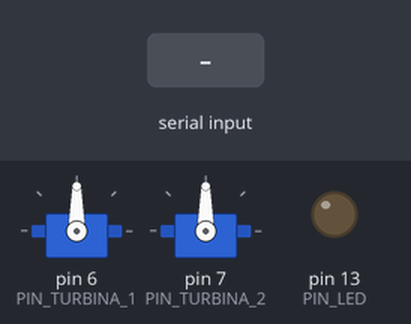
Recording of a sketch running on a simulated Arduino Uno, built with avr-gcc and run on an emulated ATmega328P. Shown: 2 × servo, output pins drawn as LEDs (lit = HIGH). The inputs (shaded band) are chosen by the test bench. What the sketch prints to the serial monitor is not drawn.

Above: at 1.2 s.
1.3 s: "T1:65\n" received over Serial
At 1.8 s:
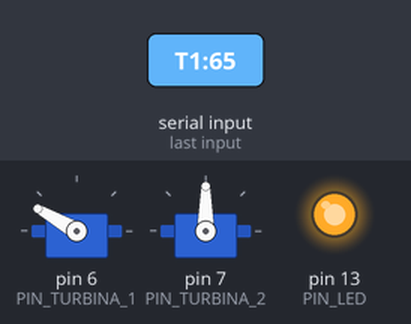
2.8 s: "T2:85\n" received over Serial
At 4.0 s:
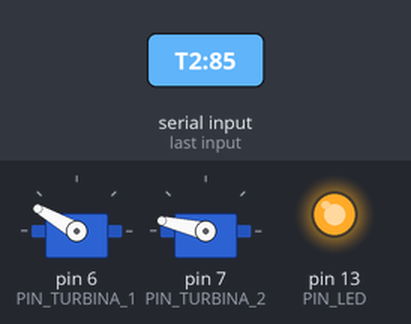
4.3 s: "S,1\n" received over Serial
At 5.2 s:
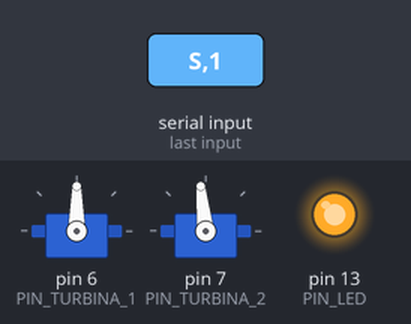
5.8 s: "S,150\n" received over Serial
At 6.5 s:
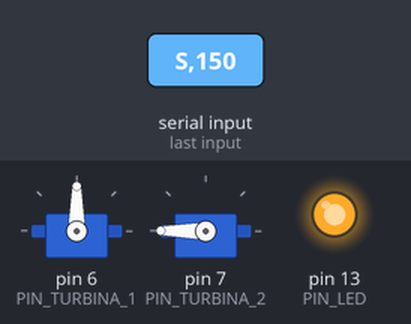
7.3 s: "90,45,200\n" received over Serial
At 7.8 s:
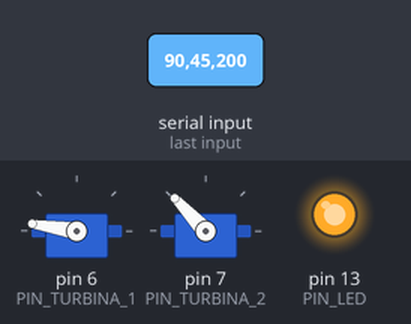
8.8 s: "T1:\n" received over Serial
At 9.9 s:
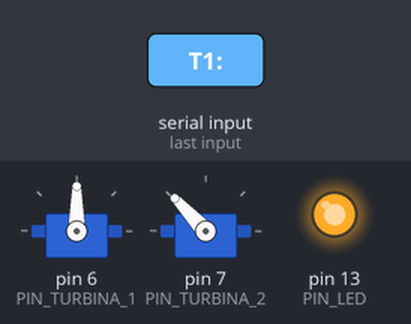
Timing chart, 0 to 11.3 s (numbered marks = the images above; inputs shaded):
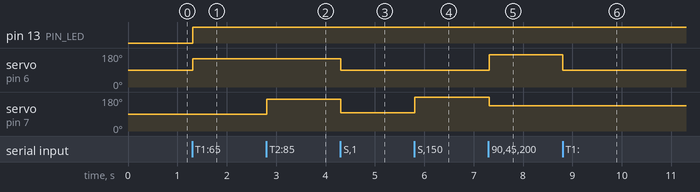

Measured:
- after the input at 1.3 s, pin 13 (PIN_LED): LOW → HIGH at once; servo on pin 6 (PIN_TURBINA_1): 90° → 150° at once
- after the input at 2.8 s, servo on pin 7 (PIN_TURBINA_2): 90° → 167° at once
- after the input at 4.3 s, servo on pin 6 (PIN_TURBINA_1): 150° → 90° at once; servo on pin 7 (PIN_TURBINA_2): 167° → 96° at once
- after the input at 5.8 s, servo on pin 7 (PIN_TURBINA_2): 96° → 180° at once
- after the input at 7.3 s, servo on pin 6 (PIN_TURBINA_1): 90° → 171° at once; servo on pin 7 (PIN_TURBINA_2): 180° → 133° at once
- after the input at 8.8 s, servo on pin 6 (PIN_TURBINA_1): 171° → 90° at once

The sketch:

arduino_fisicalizacion.ino
```cpp
// ==========================================================
// CONTROL DE DUAL TURBINAS EÓLICAS CON 1 ARDUINO (LEONARDO / UNO)
// Visualización de Información (IIC2026) - Grupo 27
// ==========================================================
// - Turbina 1 (Peón Blanco): Servo continuo en Pin Digital 6
// - Turbina 2 (Peón Negro):  Servo continuo en Pin Digital 7
//
// CONEXIONES SEGÚN ESQUEMA ARDUINO LEONARDO:
// - Servo 1 (Blanco):
//     * Señal (Amarillo):   Pin Digital ~6
//     * VCC (Rojo):         Pin 5V
//     * GND (Marrón/Negro): Pin GND
// - Servo 2 (Negro):
//     * Señal (Amarillo):   Pin Digital 7
//     * VCC (Rojo):         Pin 2 de cabezal ICSP (+5V)
//     * GND (Marrón/Negro): Pin GND superior
// ==========================================================

#include <Servo.h>

Servo turbinaBlanca; // Turbina 1 (Pin 6)
Servo turbinaNegra;  // Turbina 2 (Pin 7)

const int PIN_TURBINA_1 = 6;   // Peón Blanco
const int PIN_TURBINA_2 = 7;   // Peón Negro
const int PIN_LED = 13;        // LED integrado en la placa Arduino

// Calibración estándar de servo de rotación continua:
// 90 = Completamente detenido (velocidad 0)
// 96 a 180 = Giro continuo horario (de suave a máxima velocidad)
const int SERVO_STOP = 90;
const int SERVO_MIN = 96;
const int SERVO_MAX = 180;

int vel1 = 0; // Porcentaje de velocidad Turbina 1 (0 a 100%)
int vel2 = 0; // Porcentaje de velocidad Turbina 2 (0 a 100%)

void setup() {
  Serial.begin(9600); // 9600 baudios USB con el navegador
  pinMode(PIN_LED, OUTPUT);

  turbinaBlanca.attach(PIN_TURBINA_1);
  turbinaNegra.attach(PIN_TURBINA_2);

  // Ambas turbinas inician detenidas
  turbinaBlanca.write(SERVO_STOP);
  turbinaNegra.write(SERVO_STOP);
  digitalWrite(PIN_LED, LOW);

  Serial.println("✓ Arduino Dual Turbinas listo: T1=Pin6, T2=Pin7");
}

void loop() {
  // Escuchar comandos seriales recibidos desde la página web
  if (Serial.available() > 0) {
    String comando = Serial.readStringUntil('\n');
    comando.trim();
    if (comando.length() == 0) return;

    // Comando específico para Turbina 1: "T1:65"
    if (comando.startsWith("T1:")) {
      int val = comando.substring(3).toInt();
      vel1 = constrain(val, 0, 100);
      aplicarVelocidad(turbinaBlanca, vel1);
    }
    // Comando específico para Turbina 2: "T2:85"
    else if (comando.startsWith("T2:")) {
      int val = comando.substring(3).toInt();
      vel2 = constrain(val, 0, 100);
      aplicarVelocidad(turbinaNegra, vel2);
    }
    // Comando conjunto: "65,85" (vel1, vel2)
    else if (comando.indexOf(',') != -1) {
      int coma = comando.indexOf(',');
      vel1 = constrain(comando.substring(0, coma).toInt(), 0, 100);
      vel2 = constrain(comando.substring(coma + 1).toInt(), 0, 100);
      aplicarVelocidad(turbinaBlanca, vel1);
      aplicarVelocidad(turbinaNegra, vel2);
    }
    // Comando de parada general: "S" o "0"
    else if (comando == "S" || comando == "0") {
      vel1 = 0;
      vel2 = 0;
      aplicarVelocidad(turbinaBlanca, 0);
      aplicarVelocidad(turbinaNegra, 0);
    }
    // Compatibilidad comando numérico simple (aplica a Turbina 1)
    else {
      int val = comando.toInt();
      vel1 = constrain(val, 0, 100);
      aplicarVelocidad(turbinaBlanca, vel1);
    }

    // El LED 13 permanece encendido si al menos una turbina está girando
    digitalWrite(PIN_LED, (vel1 > 0 || vel2 > 0) ? HIGH : LOW);
  }
}

// Aplica la velocidad en pulsos de servo a un motor continuo
void aplicarVelocidad(Servo &motor, int pct) {
  if (pct <= 0) {
    motor.write(SERVO_STOP); // Detenido
  } else {
    // Mapea de 1%-100% a 96-180 de pulso servo para torque firme
    int pulso = map(pct, 1, 100, SERVO_MIN, SERVO_MAX);
    motor.write(pulso);
  }
}
```
